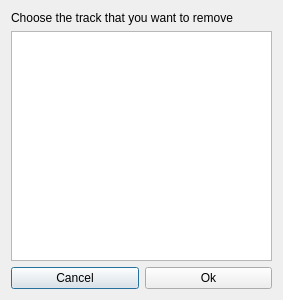
<?xml version="1.0" encoding="UTF-8"?>
<ui version="4.0">
 <class>DialogDeleteTrack</class>
 <widget class="QDialog" name="DialogDeleteTrack">
  <property name="geometry">
   <rect>
    <x>0</x>
    <y>0</y>
    <width>283</width>
    <height>300</height>
   </rect>
  </property>
  <property name="windowTitle">
   <string>Dialog</string>
  </property>
  <layout class="QGridLayout" name="gridLayout">
   <item row="0" column="0" colspan="2">
    <widget class="QLabel" name="LInfo">
     <property name="text">
      <string>Choose the track that you want to remove</string>
     </property>
    </widget>
   </item>
   <item row="1" column="0" colspan="2">
    <widget class="QListWidget" name="LWTracks"/>
   </item>
   <item row="2" column="0">
    <widget class="QPushButton" name="BnCancel">
     <property name="text">
      <string>Cancel</string>
     </property>
    </widget>
   </item>
   <item row="2" column="1">
    <widget class="QPushButton" name="BnOk">
     <property name="text">
      <string>Ok</string>
     </property>
    </widget>
   </item>
  </layout>
 </widget>
 <resources/>
 <connections/>
</ui>
